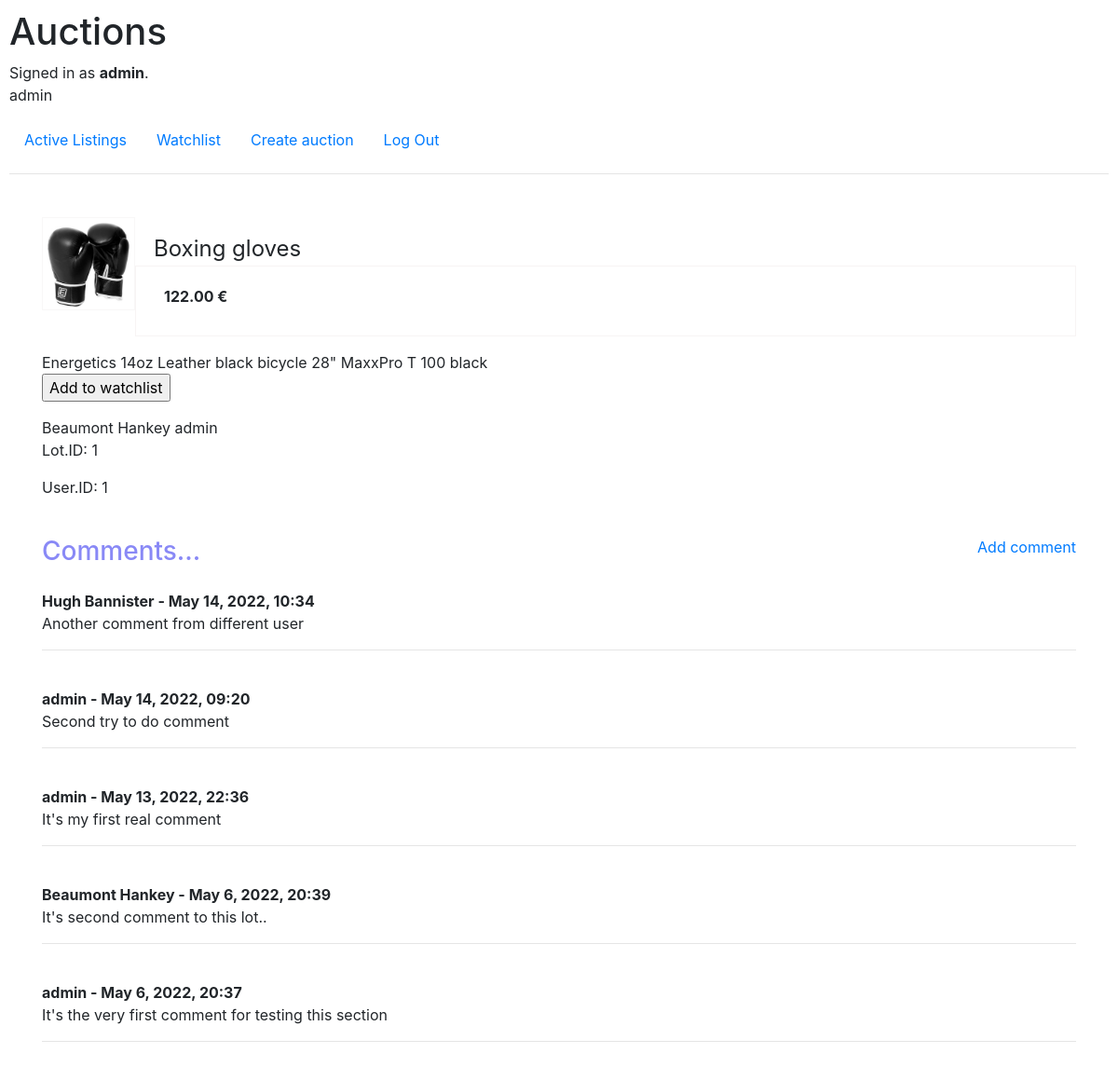
/lot/1 (signed in), run on the app's committed database.
### auctions/models.py (models this page shows, shortened)
class User(AbstractUser):
    pass

class Lot(models.Model):
    title = models.CharField(max_length=180)
    photo = models.ImageField(upload_to='images', blank=True)
    categories = models.ManyToManyField(Category, blank=True, related_name='category_lot')
    owner_name = models.ForeignKey(User, on_delete=models.CASCADE)
    description = models.CharField(max_length=200, blank=True)
    starting_price = models.DecimalField(max_digits=10, decimal_places=2)

class Comment(models.Model):
  item_comment = models.ForeignKey(Lot, related_name = 'comments', on_delete=models.CASCADE)
  author_comment = models.ForeignKey(User, on_delete=models.CASCADE)
  body_comment = models.TextField()
  date_added = models.DateTimeField(auto_now_add=True)

### auctions/views.py (the view)
# urls.py: path("lot/<int:lot_id>", views.lot, name="lot"),
def lot(request, lot_id):
    lot = Lot.objects.get(pk=lot_id)
    return render(request, "auctions/lot.html", {
        "lot": lot,
    })

### auctions/templatetags/auctions_extras.py (called while the page is built)
@register.filter(name= 'name_as_str')
def name_as_str(value):
   return value.__str__()

### auctions/templates/auctions/lot.html (shortened to what this page needs)
{% extends "auctions/layout.html" %}
{% load auctions_extras %}
{% block body %}
<div class="lot">
   {% if lot.photo %}
      <div class="img">
         <img src="{{ lot.photo.url }}" style="max-width: 100%; height: auto;"></img>
      </div>
   {% else %}
      <div class="img"></div>
   {% endif %}
   <div class="title">{{ lot.title }}</div>
   <div class="price"><strong>{{ lot.starting_price }} &#8364</strong></div>
   <div class="description">{{lot.description}}</div>
   {% if user.is_authenticated %}
      <div class="btn-watchlist">
         {% if in_watchlist %}
            <form action="{% url 'watchlist' %}" method="post">
               {% csrf_token %}
               {{ form }}
               <p><input type="submit" value="Remove from watchlist"></p>
            </form>
         {% else %}
            <form action="{% url 'watchlist' %}" method="post">
               <p><input type="submit" value="Add to watchlist"></p>
            </form>
         {% endif %}
      </div>
   {% endif %}
   {{lot.owner_name }}
   {{user.username}}
   <p>Lot.ID: {{lot.id}}</p>
   <p>User.ID: {{user.id}}</p>
   <br/>
   <div class="comments">
      <div>
         <h3 style="color: rgb(137, 137, 246); display: inline; ">Comments...</h3>
         <p style="display: inline; float: right">
            {% if user.is_authenticated %}
               <a href="{% url 'add_comment' lot.id user.id %}">Add comment</a>
            {% else %}
               Add comment
            {% endif%}
         </p>
         <br/><br/>
      </div>
      {% if not lot.comments.all %}
         No Comments Yet...
      {% else %}
         {% for comment in lot.comments.all|dictsortreversed:'date_added' %}
            <strong>
               {{ comment.author_comment }} - {{ comment.date_added|date:"N j, Y,  H:i" }}
            </strong>
            <br/>
            {{ comment.body_comment }}
            <hr>
            <br/>
         {% endfor %}
      {% endif %}
   </div>
</div>
{% endblock %}

### auctions/templates/auctions/layout.html (shortened to what this page needs)
{% load static %}
<!DOCTYPE html>
<html lang="en">
<head>
    <link rel="stylesheet" href="https://stackpath.bootstrapcdn.com/bootstrap/4.4.1/css/bootstrap.min.css"
>
    <link href="{% static 'auctions/styles.css' %}" rel="stylesheet">
</head>
<body>
    <h1>Auctions</h1>
    <div>
        {% if user.is_authenticated %}
        Signed in as <strong>{{ user.username }}</strong>.
        <p>{{ user }}</p>
        {% else %}
        Незареєстрований відвідувач.
        {% endif %}
    </div>
    <ul class="nav">
        <li class="nav-item">
            <a class="nav-link" href="{% url 'index' %}">Active Listings</a>
        </li>
        {% if user.is_authenticated %}
        <li class="nav-item">
            <a class="nav-link" href="{% url 'watch_list' user.id %}">Watchlist</a>
        </li>
        <li class="nav-item">
            <a class="nav-link" href="{% url 'create_auction' user.id %}">Create auction</a>
        </li>
        <li class="nav-item">
            <a class="nav-link" href="{% url 'logout' %}">Log Out</a>
        </li>
        {% endif %}
    </ul>
    <hr>
    {% block body %}
    {% endblock %}
</body>
</html>

### auctions/static/auctions/styles.css (style rules this page uses)
body { padding: 10px; }
.lot { padding: 30px; min-height: 150px; margin: 0 5px 0px 5px; }
.img { width: 100px; height: 100px; float: left; border: 1px solid rgb(248, 247, 247); padding: 5px; }
.price { padding: 20px 20px 20px 30px; padding-bottom: 30px; border: 1px solid rgb(247, 244, 244); margin-left: 100px; }
.title { margin-left: 120px; font-size: 150%; }

### data on the page
User: username "admin", id "1"
Lot: photo (picture), title "Boxing gloves", starting_price "122.00", description "Energetics 14oz Leather black bicycle 28\" MaxxPro T 100 black", owner_name "Beaumont Hankey", id "1"
Comment: author_comment "Hugh Bannister", date_added "May 14, 2022, 10:34", body_comment "Another comment from different user"
Comment: author_comment "admin", date_added "May 14, 2022, 09:20", body_comment "Second try to do comment"
Comment: author_comment "admin", date_added "May 13, 2022, 22:36", body_comment "It's my first real comment"
Comment: author_comment "Beaumont Hankey", date_added "May 6, 2022, 20:39", body_comment "It's second comment to this lot.."
Comment: author_comment "admin", date_added "May 6, 2022, 20:37", body_comment "It's the very first comment for testing this section"
